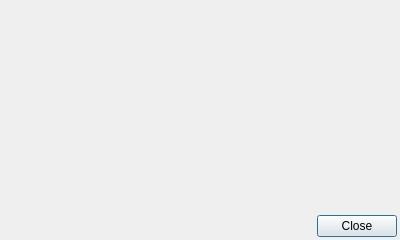
<?xml version="1.0" encoding="UTF-8"?>
<ui version="4.0">
 <class>DialogAccessControl</class>
 <widget class="QDialog" name="Dialog">
  <property name="geometry">
   <rect>
    <x>0</x>
    <y>0</y>
    <width>400</width>
    <height>240</height>
   </rect>
  </property>
  <property name="windowTitle">
   <string>IOP - Access Control</string>
  </property>
  <layout class="QVBoxLayout" name="verticalLayout">
   <property name="leftMargin">
    <number>3</number>
   </property>
   <property name="topMargin">
    <number>3</number>
   </property>
   <property name="rightMargin">
    <number>3</number>
   </property>
   <property name="bottomMargin">
    <number>3</number>
   </property>
   <item>
    <widget class="QFrame" name="_robotsframe">
     <property name="frameShape">
      <enum>QFrame::NoFrame</enum>
     </property>
     <property name="frameShadow">
      <enum>QFrame::Plain</enum>
     </property>
     <layout class="QVBoxLayout" name="layout_robots">
      <property name="leftMargin">
       <number>3</number>
      </property>
      <property name="topMargin">
       <number>3</number>
      </property>
      <property name="rightMargin">
       <number>3</number>
      </property>
      <property name="bottomMargin">
       <number>3</number>
      </property>
     </layout>
    </widget>
   </item>
   <item>
    <spacer name="verticalSpacer">
     <property name="orientation">
      <enum>Qt::Vertical</enum>
     </property>
     <property name="sizeHint" stdset="0">
      <size>
       <width>20</width>
       <height>40</height>
      </size>
     </property>
    </spacer>
   </item>
   <item>
    <widget class="QDialogButtonBox" name="buttonBox">
     <property name="orientation">
      <enum>Qt::Horizontal</enum>
     </property>
     <property name="standardButtons">
      <set>QDialogButtonBox::Close</set>
     </property>
    </widget>
   </item>
  </layout>
 </widget>
 <resources/>
 <connections>
  <connection>
   <sender>buttonBox</sender>
   <signal>accepted()</signal>
   <receiver>Dialog</receiver>
   <slot>accept()</slot>
   <hints>
    <hint type="sourcelabel">
     <x>248</x>
     <y>254</y>
    </hint>
    <hint type="destinationlabel">
     <x>157</x>
     <y>274</y>
    </hint>
   </hints>
  </connection>
  <connection>
   <sender>buttonBox</sender>
   <signal>rejected()</signal>
   <receiver>Dialog</receiver>
   <slot>reject()</slot>
   <hints>
    <hint type="sourcelabel">
     <x>316</x>
     <y>260</y>
    </hint>
    <hint type="destinationlabel">
     <x>286</x>
     <y>274</y>
    </hint>
   </hints>
  </connection>
 </connections>
</ui>
